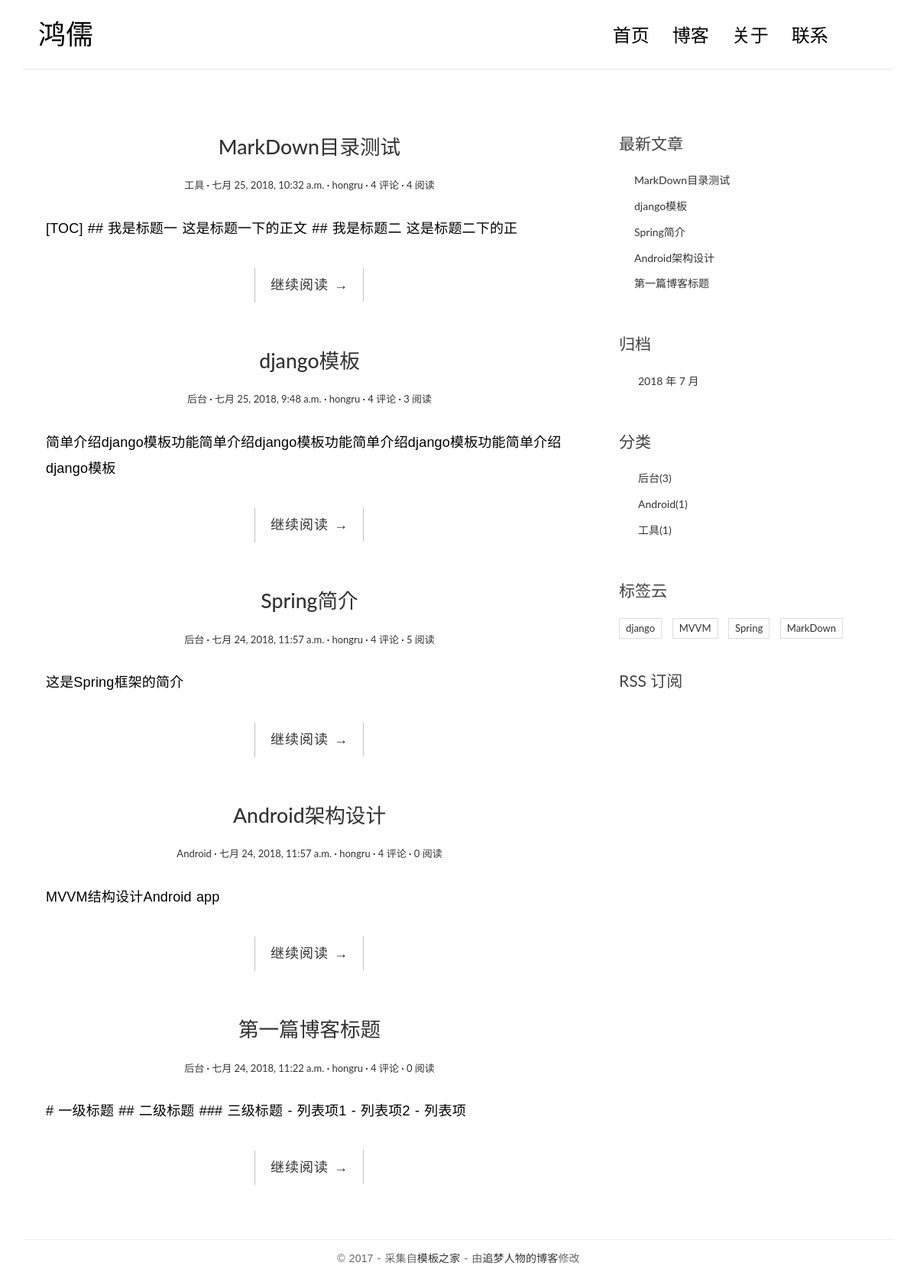
The page /blog/ on the database as committed earlier.
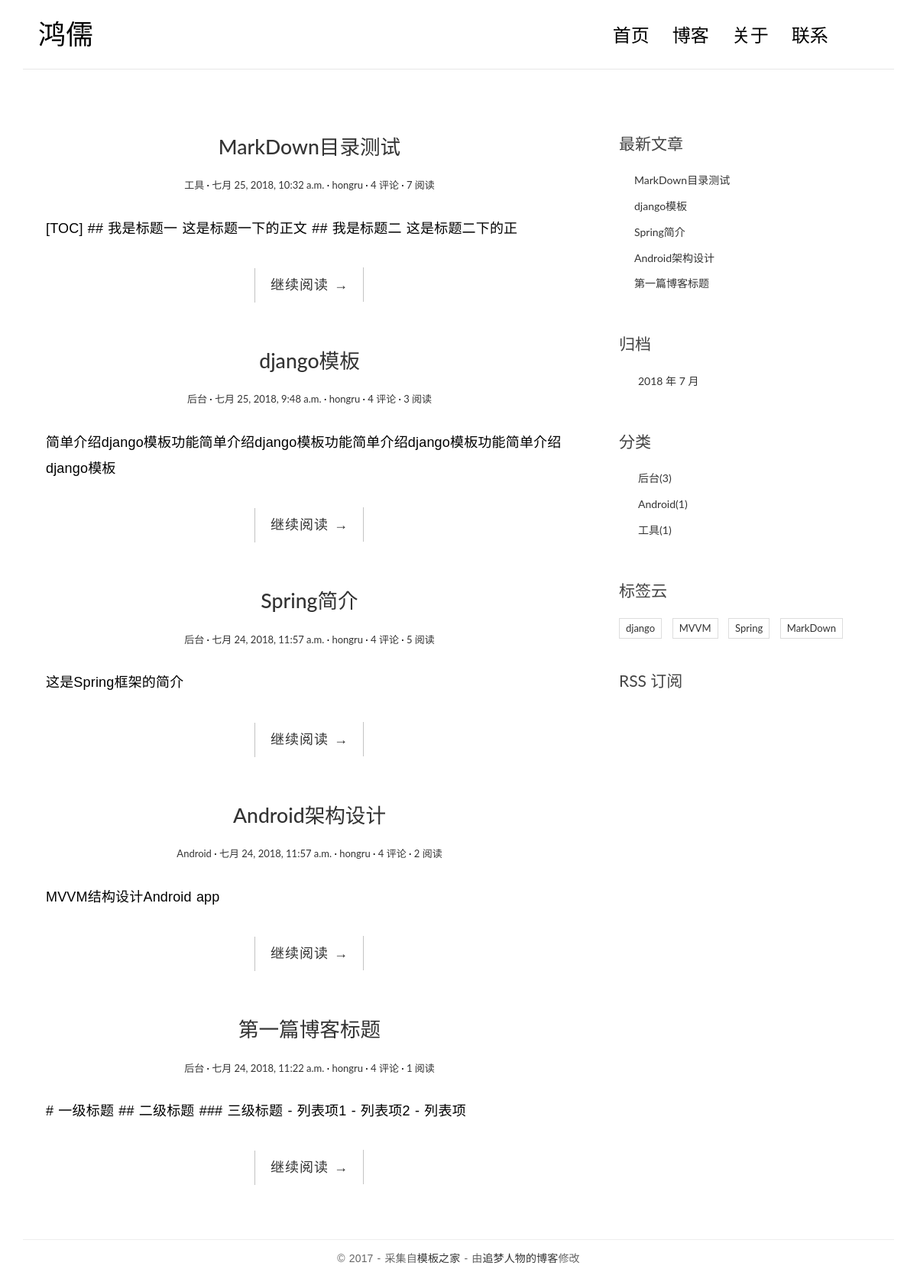
The same page on the database as committed later.
### blog/models.py (models this page shows, shortened)
@python_2_unicode_compatible
class Post(models.Model):
    title = models.CharField(max_length=70)
    body = models.TextField()
    created_time = models.DateTimeField()
    modified_time = models.DateTimeField()
    excerpt = models.CharField(max_length=200, blank=True)
    category = models.ForeignKey(Category, on_delete=models.CASCADE)
    tags = models.ManyToManyField(Tag, blank=True)
    author = models.ForeignKey(User, on_delete=models.CASCADE)
    views = models.PositiveIntegerField(default=0)
    class Meta:
        ordering = ['-created_time']
    def get_absolute_url(self):
        return reverse('blog:detail', kwargs={'pk': self.pk})

@python_2_unicode_compatible
class Category(models.Model):
    name = models.CharField(max_length=100)

### blog/views.py (the view, shortened to what this page needs)
class IndexView(ListView):
    model = Post
    template_name = 'blog/index.html'
    context_object_name = 'post_list'
    paginate_by = 10
    def get_context_data(self, **kwargs):
        context = super(IndexView, self).get_context_data(**kwargs)
        paginator = context.get('paginator')
        page = context.get('page_obj')
        is_paginated = context.get('is_paginated')
        pagination_data = self.pagination_data(paginator, page, is_paginated)
        context.update(pagination_data)
        return context
    def pagination_data(self, paginator, page, is_paginated):
        if not is_paginated:
            return {}

### blog/templatetags/blog_tags.py (called while the page is built)
@register.simple_tag
def get_recent_posts(num=5):
    return Post.objects.all().order_by('-created_time')[:num]

@register.simple_tag
def archives():
    return Post.objects.dates('created_time', 'month', order='DESC')

@register.simple_tag
def get_categories():
    return Category.objects.annotate(num_posts=Count('post')).filter(num_posts__gt=0)

@register.simple_tag
def get_tags():
    return Tag.objects.annotate(num_posts=Count('post')).filter(num_posts__gt=0)

### templates/blog/index.html (shortened to what this page needs)
{% extends 'base.html' %}
{% block main %}
    {% for post in post_list %}
        <article class="post post-{{ post.pk }}">
            <header class="entry-header">
                <h1 class="entry-title">
                    <a href="{{ post.get_absolute_url }}">{{ post.title }}</a>
                </h1>
                <div class="entry-meta">
                    <span class="post-category"><a href="#">{{ post.category.name }}</a></span>
                    <span class="post-date"><a href="#"><time class="entry-date"
                                                              datetime="{{ post.created_time }}">{{ post.created_time }}</time></a></span>
                    <span class="post-author"><a href="#">{{ post.author }}</a></span>
                    <span class="comments-link"><a href="#">4 评论</a></span>
                    <span class="views-count"><a href="{{ post.get_absolute_url }}">{{ post.views }} 阅读</a></span>
                </div>
            </header>
            <div class="entry-content clearfix">
                <p>{{ post.body|truncatechars:54 }}</p>
                <div class="read-more cl-effect-14">
                    <a href="{{ post.get_absolute_url }}" class="more-link">继续阅读 <span
                            class="meta-nav">→</span></a>
                </div>
            </div>
        </article>
    {% empty %}
        <div class="no-post">暂时还没有发布的文章!</div>
    {% endfor %}
{% endblock main %}

### templates/base.html (shortened to what the changed rows need)
{% load static %}
{% load blog_tags %}
<!DOCTYPE html>
<html>
<head>
    <link rel="stylesheet" href="{% static 'blog/css/bootstrap.min.css' %}">
    <link rel="stylesheet" href="http://code.ionicframework.com/ionicons/2.0.1/css/ionicons.min.css">
    <link rel="stylesheet" href="{% static 'blog/css/pace.css' %}">
    <link rel="stylesheet" href="{% static 'blog/css/custom.css' %}">
    <link rel="stylesheet" href="{% static 'blog/css/highlights/friendly.css' %}">
</head>
<body>
<div class="container">
    <header id="site-header">
        <div class="row">
            <div class="col-md-4 col-sm-5 col-xs-8">
                <div class="logo">
                    <h1><a href="{% url 'blog:index' %}"><b>鸿儒</b></a></h1>
                </div>
            </div>
        </div>
    </header>
</div>
<div class="content-body">
    <div class="container">
        <div class="row">
            <main class="col-md-8">
                {% block main %}
                {% endblock main %}
            </main>
            <aside class="col-md-4">
                <div class="widget widget-recent-posts">
                    {% get_recent_posts as recent_post_list %}
                    <ul>
                        {% for post in recent_post_list %}
                            <li>
                                <a href="{{ post.get_absolute_url }}">{{ post.title }}</a>
                            </li>
                        {% endfor %}
                    </ul>
                </div>
                    {% archives as date_list %}
                    {% get_categories as category_list %}
                    {% get_tags as tag_list %}
            </aside>
        </div>
    </div>
</div>
</body>
</html>

Rows that differ between the two databases and show on the page:
changed Post "MarkDown目录测试": views "4" → "7"
changed Post "Android架构设计": views "0" → "2"
changed Post "第一篇博客标题": views "0" → "1"
